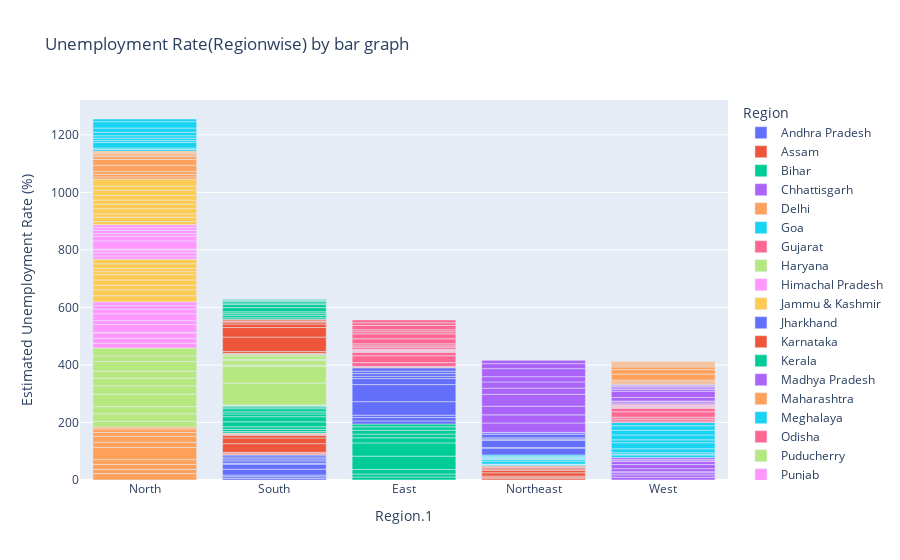

Notebook source saved alongside this figure:
### Code cell
# USING BARPLOT TO ANALYSIS
# x AS REGION1 AND y AS ESTIMATED UNEMPLOYMENT RATE IN DESCENDING ORDER
fg=px.bar(rate,x='Region.1',y=' Estimated Unemployment Rate (%)',color='Region',
          title='Unemployment Rate(Regionwise) by bar graph',template='plotly')
fg.update_layout(xaxis={'categoryorder':'total descending'})
fg.show()

### Figure 1 — Plotly figure (JSON) as saved in the notebook; plotly's stock layout.template omitted (floating-point values rounded to 4 significant figures)
{"data": [{"alignmentgroup": "True", "hovertemplate": "Region=Andhra Pradesh<br>Region.1=%{x}<br> Estimated Unemployment Rate (%)=%{y}<extra></extra>", "legendgroup": "Andhra Pradesh", "marker": {"color": "#636efa", "pattern": {"shape": ""}}, "name": "Andhra Pradesh", "offsetgroup": "Andhra Pradesh", "orientation": "v", "showlegend": true, "textposition": "auto", "type": "bar", "x": ["South", "South", "South", "South", "South", "South", "South", "South", "South", "South"], "xaxis": "x", "y": [5.48, 5.83, 5.79, 20.51, 17.43, 3.31, 8.34, 6.96, 6.4, 6.59], "yaxis": "y"}, {"alignmentgroup": "True", "hovertemplate": "Region=Assam<br>Region.1=%{x}<br> Estimated Unemployment Rate (%)=%{y}<extra></extra>", "legendgroup": "Assam", "marker": {"color": "#EF553B", "pattern": {"shape": ""}}, "name": "Assam", "offsetgroup": "Assam", "orientation": "v", "showlegend": true, "textposition": "auto", "type": "bar", "x": ["Northeast", "Northeast", "Northeast", "Northeast", "Northeast", "Northeast", "Northeast", "Northeast", "Northeast", "Northeast"], "xaxis": "x", "y": [4.66, 4.41, 4.77, 11.06, 9.55, 0.6, 3.77, 5.53, 1.19, 3.02], "yaxis": "y"}, {"alignmentgroup": "True", "hovertemplate": "Region=Bihar<br>Region.1=%{x}<br> Estimated Unemployment Rate (%)=%{y}<extra></extra>", "legendgroup": "Bihar", "marker": {"color": "#00cc96", "pattern": {"shape": ""}}, "name": "Bihar", "offsetgroup": "Bihar", "orientation": "v", "showlegend": true, "textposition": "auto", "type": "bar", "x": ["East", "East", "East", "East", "East", "East", "East", "East", "East", "East"], "xaxis": "x", "y": [10.61, 10.29, 15.43, 46.64, 45.96, 17.82, 12.79, 13.44, 11.91, 9.82], "yaxis": "y"}, {"alignmentgroup": "True", "hovertemplate": "Region=Chhattisgarh<br>Region.1=%{x}<br> Estimated Unemployment Rate (%)=%{y}<extra></extra>", "legendgroup": "Chhattisgarh", "marker": {"color": "#ab63fa", "pattern": {"shape": ""}}, "name": "Chhattisgarh", "offsetgroup": "Chhattisgarh", "orientation": "v", "showlegend": true, "textposition": "auto", "type": "bar", "x": ["West", "West", "West", "West", "West", "West", "West", "West", "West", "West"], "xaxis": "x", "y": [9.65, 8.38, 7.54, 3.41, 10.5, 14.23, 10.27, 5.63, 1.96, 6.62], "yaxis": "y"}, {"alignmentgroup": "True", "hovertemplate": "Region=Delhi<br>Region.1=%{x}<br> Estimated Unemployment Rate (%)=%{y}<extra></extra>", "legendgroup": "Delhi", "marker": {"color": "#FFA15A", "pattern": {"shape": ""}}, "name": "Delhi", "offsetgroup": "Delhi", "orientation": "v", "showlegend": true, "textposition": "auto", "type": "bar", "x": ["North", "North", "North", "North", "North", "North", "North", "North", "North", "North"], "xaxis": "x", "y": [22.23, 14.84, 17.04, 16.68, 42.27, 18.19, 20.3, 13.79, 12.53, 6.27], "yaxis": "y"}, {"alignmentgroup": "True", "hovertemplate": "Region=Goa<br>Region.1=%{x}<br> Estimated Unemployment Rate (%)=%{y}<extra></extra>", "legendgroup": "Goa", "marker": {"color": "#19d3f3", "pattern": {"shape": ""}}, "name": "Goa", "offsetgroup": "Goa", "orientation": "v", "showlegend": true, "textposition": "auto", "type": "bar", "x": ["West", "West", "West", "West", "West", "West", "West", "West", "West", "West"], "xaxis": "x", "y": [8.89, 2.81, 5.25, 13.31, 21.25, 9.96, 17.07, 16.21, 15.38, 11.54], "yaxis": "y"}, {"alignmentgroup": "True", "hovertemplate": "Region=Gujarat<br>Region.1=%{x}<br> Estimated Unemployment Rate (%)=%{y}<extra></extra>", "legendgroup": "Gujarat", "marker": {"color": "#FF6692", "pattern": {"shape": ""}}, "name": "Gujarat", "offsetgroup": "Gujarat", "orientation": "v", "showlegend": true, "textposition": "auto", "type": "bar", "x": ["West", "West", "West", "West", "West", "West", "West", "West", "West", "West"], "xaxis": "x", "y": [5.54, 6.38, 6.66, 18.71, 12.11, 3.2, 1.84, 1.87, 3.42, 4.03], "yaxis": "y"}, {"alignmentgroup": "True", "hovertemplate": "Region=Haryana<br>Region.1=%{x}<br> Estimated Unemployment Rate (%)=%{y}<extra></extra>", "legendgroup": "Haryana", "marker": {"color": "#B6E880", "pattern": {"shape": ""}}, "name": "Haryana", "offsetgroup": "Haryana", "orientation": "v", "showlegend": true, "textposition": "auto", "type": "bar", "x": ["North", "North", "North", "North", "North", "North", "North", "North", "North", "North"], "xaxis": "x", "y": [20.34, 25.77, 25.05, 43.22, 29.02, 26.7, 24.18, 33.5, 19.68, 27.31], "yaxis": "y"}, {"alignmentgroup": "True", "hovertemplate": "Region=Himachal Pradesh<br>Region.1=%{x}<br> Estimated Unemployment Rate (%)=%{y}<extra></extra>", "legendgroup": "Himachal Pradesh", "marker": {"color": "#FF97FF", "pattern": {"shape": ""}}, "name": "Himachal Pradesh", "offsetgroup": "Himachal Pradesh", "orientation": "v", "showlegend": true, "textposition": "auto", "type": "bar", "x": ["North", "North", "North", "North", "North", "North", "North", "North", "North", "North"], "xaxis": "x", "y": [16.83, 16.84, 18.76, 2.2, 26.95, 13.47, 24.31, 15.79, 12.04, 13.46], "yaxis": "y"}, {"alignmentgroup": "True", "hovertemplate": "Region=Jammu & Kashmir<br>Region.1=%{x}<br> Estimated Unemployment Rate (%)=%{y}<extra></extra>", "legendgroup": "Jammu & Kashmir", "marker": {"color": "#FECB52", "pattern": {"shape": ""}}, "name": "Jammu & Kashmir", "offsetgroup": "Jammu & Kashmir", "orientation": "v", "showlegend": true, "textposition": "auto", "type": "bar", "x": ["North", "North", "North", "North", "North", "North", "North", "North", "North"], "xaxis": "x", "y": [21.08, 20.78, 15.5, 18.74, 17.92, 10.88, 11.09, 16.17, 16.14], "yaxis": "y"}, {"alignmentgroup": "True", "hovertemplate": "Region=Jharkhand<br>Region.1=%{x}<br> Estimated Unemployment Rate (%)=%{y}<extra></extra>", "legendgroup": "Jharkhand", "marker": {"color": "#636efa", "pattern": {"shape": ""}}, "name": "Jharkhand", "offsetgroup": "Jharkhand", "orientation": "v", "showlegend": true, "textposition": "auto", "type": "bar", "x": ["East", "East", "East", "East", "East", "East", "East", "East", "East", "East"], "xaxis": "x", "y": [10.61, 11.85, 8.23, 47.09, 59.23, 20.95, 7.63, 9.76, 8.24, 11.8], "yaxis": "y"}, {"alignmentgroup": "True", "hovertemplate": "Region=Karnataka<br>Region.1=%{x}<br> Estimated Unemployment Rate (%)=%{y}<extra></extra>", "legendgroup": "Karnataka", "marker": {"color": "#EF553B", "pattern": {"shape": ""}}, "name": "Karnataka", "offsetgroup": "Karnataka", "orientation": "v", "showlegend": true, "textposition": "auto", "type": "bar", "x": ["South", "South", "South", "South", "South", "South", "South", "South", "South", "South"], "xaxis": "x", "y": [2.86, 3.61, 3.46, 29.84, 19.97, 8.44, 4.01, 0.5, 2.41, 1.58], "yaxis": "y"}, {"alignmentgroup": "True", "hovertemplate": "Region=Kerala<br>Region.1=%{x}<br> Estimated Unemployment Rate (%)=%{y}<extra></extra>", "legendgroup": "Kerala", "marker": {"color": "#00cc96", "pattern": {"shape": ""}}, "name": "Kerala", "offsetgroup": "Kerala", "orientation": "v", "showlegend": true, "textposition": "auto", "type": "bar", "x": ["South", "South", "South", "South", "South", "South", "South", "South", "South", "South"], "xaxis": "x", "y": [5.31, 7.6, 8.99, 16.99, 17.88, 9.71, 7.09, 10.98, 5.91, 3.88], "yaxis": "y"}, {"alignmentgroup": "True", "hovertemplate": "Region=Madhya Pradesh<br>Region.1=%{x}<br> Estimated Unemployment Rate (%)=%{y}<extra></extra>", "legendgroup": "Madhya Pradesh", "marker": {"color": "#ab63fa", "pattern": {"shape": ""}}, "name": "Madhya Pradesh", "offsetgroup": "Madhya Pradesh", "orientation": "v", "showlegend": true, "textposition": "auto", "type": "bar", "x": ["West", "West", "West", "West", "West", "West", "West", "West", "West", "West"], "xaxis": "x", "y": [4.11, 4.57, 2.22, 12.36, 21.98, 6.48, 5.08, 4.7, 3.91, 3.13], "yaxis": "y"}, {"alignmentgroup": "True", "hovertemplate": "Region=Maharashtra<br>Region.1=%{x}<br> Estimated Unemployment Rate (%)=%{y}<extra></extra>", "legendgroup": "Maharashtra", "marker": {"color": "#FFA15A", "pattern": {"shape": ""}}, "name": "Maharashtra", "offsetgroup": "Maharashtra", "orientation": "v", "showlegend": true, "textposition": "auto", "type": "bar", "x": ["West", "West", "West", "West", "West", "West", "West", "West", "West", "West"], "xaxis": "x", "y": [4.95, 4.69, 5.79, 20.9, 15.46, 9.23, 3.89, 6.23, 4.55, 4.1], "yaxis": "y"}, {"alignmentgroup": "True", "hovertemplate": "Region=Meghalaya<br>Region.1=%{x}<br> Estimated Unemployment Rate (%)=%{y}<extra></extra>", "legendgroup": "Meghalaya", "marker": {"color": "#19d3f3", "pattern": {"shape": ""}}, "name": "Meghalaya", "offsetgroup": "Meghalaya", "orientation": "v", "showlegend": true, "textposition": "auto", "type": "bar", "x": ["Northeast", "Northeast", "Northeast", "Northeast", "Northeast", "Northeast", "Northeast", "Northeast", "Northeast", "Northeast"], "xaxis": "x", "y": [1.66, 3.59, 1.58, 10.03, 5.92, 1.15, 2.1, 3.74, 4.29, 4.6], "yaxis": "y"}, {"alignmentgroup": "True", "hovertemplate": "Region=Odisha<br>Region.1=%{x}<br> Estimated Unemployment Rate (%)=%{y}<extra></extra>", "legendgroup": "Odisha", "marker": {"color": "#FF6692", "pattern": {"shape": ""}}, "name": "Odisha", "offsetgroup": "Odisha", "orientation": "v", "showlegend": true, "textposition": "auto", "type": "bar", "x": ["East", "East", "East", "East", "East", "East", "East", "East", "East", "East"], "xaxis": "x", "y": [1.9, 3.12, 13.08, 23.76, 11.41, 3.77, 1.88, 1.42, 2.1, 2.18], "yaxis": "y"}, {"alignmentgroup": "True", "hovertemplate": "Region=Puducherry<br>Region.1=%{x}<br> Estimated Unemployment Rate (%)=%{y}<extra></extra>", "legendgroup": "Puducherry", "marker": {"color": "#B6E880", "pattern": {"shape": ""}}, "name": "Puducherry", "offsetgroup": "Puducherry", "orientation": "v", "showlegend": true, "textposition": "auto", "type": "bar", "x": ["South", "South", "South", "South", "South", "South", "South", "South", "South", "South"], "xaxis": "x", "y": [0.58, 1.76, 1.2, 75.85, 58.19, 4.24, 15.47, 5.05, 10.9, 6.18], "yaxis": "y"}, {"alignmentgroup": "True", "hovertemplate": "Region=Punjab<br>Region.1=%{x}<br> Estimated Unemployment Rate (%)=%{y}<extra></extra>", "legendgroup": "Punjab", "marker": {"color": "#FF97FF", "pattern": {"shape": ""}}, "name": "Punjab", "offsetgroup": "Punjab", "orientation": "v", "showlegend": true, "textposition": "auto", "type": "bar", "x": ["North", "North", "North", "North", "North", "North", "North", "North", "North", "North"], "xaxis": "x", "y": [11.11, 10.97, 10.32, 2.86, 28.33, 16.55, 9.19, 10.99, 9.61, 9.88], "yaxis": "y"}, {"alignmentgroup": "True", "hovertemplate": "Region=Rajasthan<br>Region.1=%{x}<br> Estimated Unemployment Rate (%)=%{y}<extra></extra>", "legendgroup": "Rajasthan", "marker": {"color": "#FECB52", "pattern": {"shape": ""}}, "name": "Rajasthan", "offsetgroup": "Rajasthan", "orientation": "v", "showlegend": true, "textposition": "auto", "type": "bar", "x": ["North", "North", "North", "North", "North", "North", "North", "North", "North", "North"], "xaxis": "x", "y": [10.97, 15.16, 11.9, 17.7, 15.74, 14.39, 15.81, 17.51, 15.35, 24.15], "yaxis": "y"}, {"alignmentgroup": "True", "hovertemplate": "Region=Sikkim<br>Region.1=%{x}<br> Estimated Unemployment Rate (%)=%{y}<extra></extra>", "legendgroup": "Sikkim", "marker": {"color": "#636efa", "pattern": {"shape": ""}}, "name": "Sikkim", "offsetgroup": "Sikkim", "orientation": "v", "showlegend": true, "textposition": "auto", "type": "bar", "x": ["Northeast", "Northeast", "Northeast", "Northeast", "Northeast", "Northeast", "Northeast", "Northeast"], "xaxis": "x", "y": [23.57, 2.28, 24.51, 4.46, 4.45, 12.49, 5.7, 0.88], "yaxis": "y"}, {"alignmentgroup": "True", "hovertemplate": "Region=Tamil Nadu<br>Region.1=%{x}<br> Estimated Unemployment Rate (%)=%{y}<extra></extra>", "legendgroup": "Tamil Nadu", "marker": {"color": "#EF553B", "pattern": {"shape": ""}}, "name": "Tamil Nadu", "offsetgroup": "Tamil Nadu", "orientation": "v", "showlegend": true, "textposition": "auto", "type": "bar", "x": ["South", "South", "South", "South", "South", "South", "South", "South", "South", "South"], "xaxis": "x", "y": [1.57, 2.09, 6.4, 49.83, 33.16, 12.2, 6.81, 2.65, 5, 2.16], "yaxis": "y"}, {"alignmentgroup": "True", "hovertemplate": "Region=Telangana<br>Region.1=%{x}<br> Estimated Unemployment Rate (%)=%{y}<extra></extra>", "legendgroup": "Telangana", "marker": {"color": "#00cc96", "pattern": {"shape": ""}}, "name": "Telangana", "offsetgroup": "Telangana", "orientation": "v", "showlegend": true, "textposition": "auto", "type": "bar", "x": ["South", "South", "South", "South", "South", "South", "South", "South", "South", "South"], "xaxis": "x", "y": [5.49, 8.29, 5.77, 6.25, 14.7, 10.55, 5.36, 5.79, 3.27, 2.86], "yaxis": "y"}, {"alignmentgroup": "True", "hovertemplate": "Region=Tripura<br>Region.1=%{x}<br> Estimated Unemployment Rate (%)=%{y}<extra></extra>", "legendgroup": "Tripura", "marker": {"color": "#ab63fa", "pattern": {"shape": ""}}, "name": "Tripura", "offsetgroup": "Tripura", "orientation": "v", "showlegend": true, "textposition": "auto", "type": "bar", "x": ["Northeast", "Northeast", "Northeast", "Northeast", "Northeast", "Northeast", "Northeast", "Northeast", "Northeast", "Northeast"], "xaxis": "x", "y": [32.67, 28.4, 29.95, 41.23, 21.51, 21.71, 18.24, 27.92, 17.35, 11.57], "yaxis": "y"}, {"alignmentgroup": "True", "hovertemplate": "Region=Uttar Pradesh<br>Region.1=%{x}<br> Estimated Unemployment Rate (%)=%{y}<extra></extra>", "legendgroup": "Uttar Pradesh", "marker": {"color": "#FFA15A", "pattern": {"shape": ""}}, "name": "Uttar Pradesh", "offsetgroup": "Uttar Pradesh", "orientation": "v", "showlegend": true, "textposition": "auto", "type": "bar", "x": ["North", "North", "North", "North", "North", "North", "North", "North", "North", "North"], "xaxis": "x", "y": [7.58, 8.98, 10.11, 21.54, 20.41, 9.47, 5.56, 5.79, 4.18, 3.75], "yaxis": "y"}, {"alignmentgroup": "True", "hovertemplate": "Region=Uttarakhand<br>Region.1=%{x}<br> Estimated Unemployment Rate (%)=%{y}<extra></extra>", "legendgroup": "Uttarakhand", "marker": {"color": "#19d3f3", "pattern": {"shape": ""}}, "name": "Uttarakhand", "offsetgroup": "Uttarakhand", "orientation": "v", "showlegend": true, "textposition": "auto", "type": "bar", "x": ["North", "North", "North", "North", "North", "North", "North", "North", "North", "North"], "xaxis": "x", "y": [5.49, 4.99, 19.85, 6.48, 8.01, 8.61, 12.38, 14.26, 22.26, 9.23], "yaxis": "y"}, {"alignmentgroup": "True", "hovertemplate": "Region=West Bengal<br>Region.1=%{x}<br> Estimated Unemployment Rate (%)=%{y}<extra></extra>", "legendgroup": "West Bengal", "marker": {"color": "#FF6692", "pattern": {"shape": ""}}, "name": "West Bengal", "offsetgroup": "West Bengal", "orientation": "v", "showlegend": true, "textposition": "auto", "type": "bar", "x": ["East", "East", "East", "East", "East", "East", "East", "East", "East", "East"], "xaxis": "x", "y": [6.94, 4.92, 6.92, 17.41, 17.41, 7.29, 6.83, 14.87, 9.35, 9.98], "yaxis": "y"}], "layout": {"barmode": "relative", "legend": {"title": {"text": "Region"}, "tracegroupgap": 0}, "title": {"text": "Unemployment Rate(Regionwise) by bar graph"}, "xaxis": {"anchor": "y", "categoryorder": "total descending", "domain": [0, 1], "title": {"text": "Region.1"}}, "yaxis": {"anchor": "x", "domain": [0, 1], "title": {"text": " Estimated Unemployment Rate (%)"}}}}
